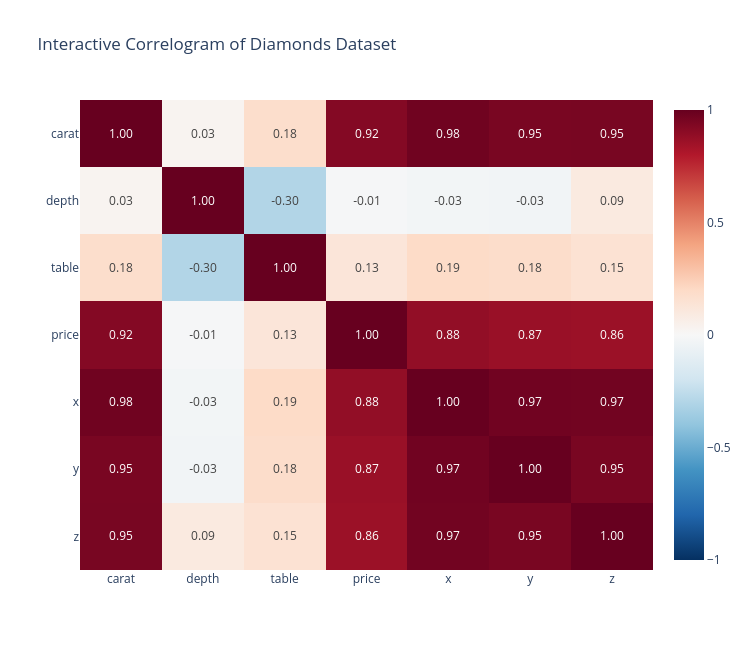

This figure's notebook cell:
### Markdown cell above
✅ __Best Used__: To check for multicollinearity (when more than two independent variables are correlated) in regression models abd to identify which variables are highly correlated with the target varaible. \
❌ __Not Suitable__: When there are too many variables, as the heatmap can become hard to interpret. In such cases it may be better to select a subset of variables.

### Code cell
import plotly.express as px

num_df = df.select_dtypes(include=['float64', 'int64'])

corr = num_df.corr()

corr_long = corr.reset_index().melt(id_vars='index')
corr_long.columns = ['Variable1', 'Variable2', 'Correlation']

# Create interactive heatmap
fig = px.imshow(
    corr,
    text_auto=".2f",
    color_continuous_scale="RdBu_r",
    zmin=-1,
    zmax=1,
    aspect="auto",
    title="Interactive Correlogram of Diamonds Dataset"
)

fig.update_layout(
    width=750,
    height=650
)

fig.show()

### Figure 1 — Plotly figure (JSON) as saved in the notebook; plotly's stock layout.template omitted (floating-point values rounded to 4 significant figures)
{"data": [{"coloraxis": "coloraxis", "hovertemplate": "x: %{x}<br>y: %{y}<br>color: %{z}<extra></extra>", "name": "0", "texttemplate": "%{z:.2f}", "type": "heatmap", "x": ["carat", "depth", "table", "price", "x", "y", "z"], "xaxis": "x", "y": ["carat", "depth", "table", "price", "x", "y", "z"], "yaxis": "y", "z": [[1, 0.02786, 0.1811, 0.9215, 0.9754, 0.9519, 0.9535], [0.02786, 1, -0.2977, -0.01105, -0.02535, -0.02939, 0.09476], [0.1811, -0.2977, 1, 0.1266, 0.1949, 0.1832, 0.1503], [0.9215, -0.01105, 0.1266, 1, 0.8845, 0.8654, 0.8612], [0.9754, -0.02535, 0.1949, 0.8845, 1, 0.9746, 0.9707], [0.9519, -0.02939, 0.1832, 0.8654, 0.9746, 1, 0.9518], [0.9535, 0.09476, 0.1503, 0.8612, 0.9707, 0.9518, 1]]}], "layout": {"coloraxis": {"cmax": 1, "cmin": -1, "colorscale": [[0, "rgb(5,48,97)"], [0.1, "rgb(33,102,172)"], [0.2, "rgb(67,147,195)"], [0.3, "rgb(146,197,222)"], [0.4, "rgb(209,229,240)"], [0.5, "rgb(247,247,247)"], [0.6, "rgb(253,219,199)"], [0.7, "rgb(244,165,130)"], [0.8, "rgb(214,96,77)"], [0.9, "rgb(178,24,43)"], [1, "rgb(103,0,31)"]]}, "height": 650, "title": {"text": "Interactive Correlogram of Diamonds Dataset"}, "width": 750, "xaxis": {"anchor": "y", "autorange": true, "domain": [0, 1], "range": [-0.5, 6.5], "type": "category"}, "yaxis": {"anchor": "x", "autorange": true, "domain": [0, 1], "range": [6.5, -0.5], "type": "category"}}}
